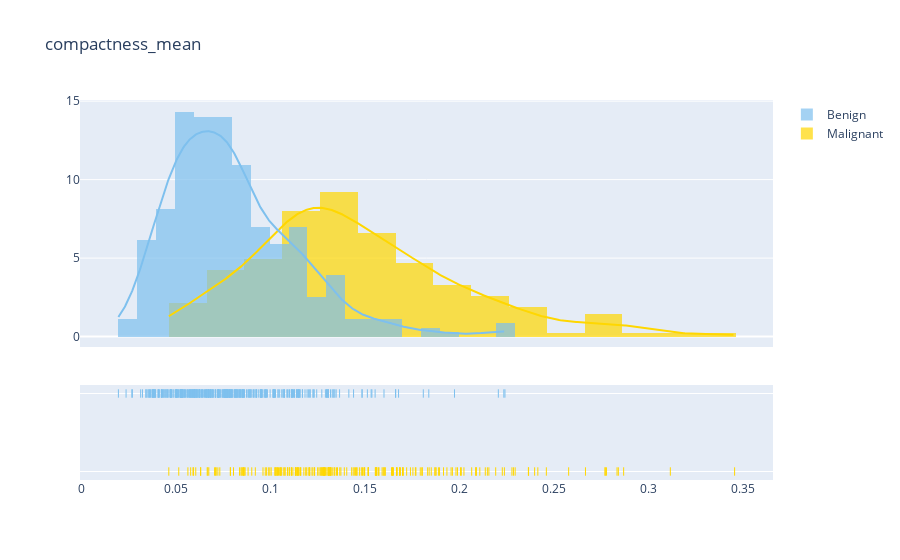

Write notebook code for a chart like this one.
### Code cell
plot_distribution('compactness_mean',0)

### Figure 1 — Plotly figure (JSON) as saved in the notebook; plotly's stock layout.template omitted (floating-point values rounded to 4 significant figures; data arrays with more than 128 entries replaced by an {"elided": "..."} marker saying what was removed)
{"data": [{"autobinx": false, "histnorm": "probability density", "legendgroup": "Malignant", "marker": {"color": "#FFD700"}, "name": "Malignant", "opacity": 0.7, "type": "histogram", "x": {"elided": "212 float values"}, "xaxis": "x", "xbins": {"end": 0.3454, "size": 0, "start": 0.04605}, "yaxis": "y"}, {"autobinx": false, "histnorm": "probability density", "legendgroup": "Benign", "marker": {"color": "#7EC0EE"}, "name": "Benign", "opacity": 0.7, "type": "histogram", "x": {"elided": "357 float values"}, "xaxis": "x", "xbins": {"end": 0.2239, "size": 0, "start": 0.01938}, "yaxis": "y"}, {"legendgroup": "Malignant", "marker": {"color": "#FFD700"}, "mode": "lines", "name": "Malignant", "showlegend": false, "type": "scatter", "x": {"elided": "500 float values"}, "xaxis": "x", "y": {"elided": "500 float values"}, "yaxis": "y"}, {"legendgroup": "Benign", "marker": {"color": "#7EC0EE"}, "mode": "lines", "name": "Benign", "showlegend": false, "type": "scatter", "x": {"elided": "500 float values"}, "xaxis": "x", "y": {"elided": "500 float values"}, "yaxis": "y"}, {"legendgroup": "Malignant", "marker": {"color": "#FFD700", "symbol": "line-ns-open"}, "mode": "markers", "name": "Malignant", "showlegend": false, "type": "scatter", "x": {"elided": "212 float values"}, "xaxis": "x", "y": {"elided": "212 str values"}, "yaxis": "y2"}, {"legendgroup": "Benign", "marker": {"color": "#7EC0EE", "symbol": "line-ns-open"}, "mode": "markers", "name": "Benign", "showlegend": false, "type": "scatter", "x": {"elided": "357 float values"}, "xaxis": "x", "y": {"elided": "357 str values"}, "yaxis": "y2"}], "layout": {"barmode": "overlay", "hovermode": "closest", "legend": {"traceorder": "reversed"}, "title": {"text": "compactness_mean"}, "xaxis": {"anchor": "y2", "domain": [0, 1], "zeroline": false}, "yaxis": {"anchor": "free", "domain": [0.35, 1], "position": 0}, "yaxis2": {"anchor": "x", "domain": [0, 0.25], "dtick": 1, "showticklabels": false}}}
